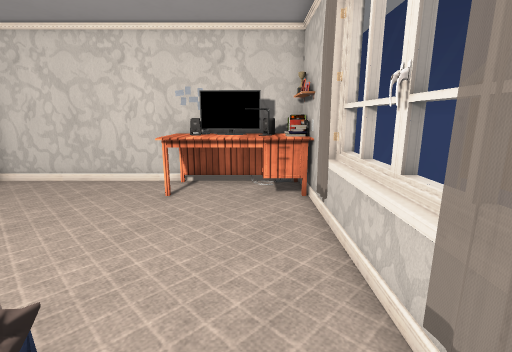
view 1 (above)

12 first-person views from a walk through a Unity game level. The camera is 1.3 m above the floor, tilts 12° down and sees 85° across. The floor is counted in squares, 0.5 m on a side. Each view is taken from the middle of a square. On the plan, view 1 faces up. The plan holds only what a view shows up to about 19 squares ahead; the rest is blank. The place goes on beyond the plan. The player character is not drawn. Door leaves are left out, so doorways stand open. Some surface patterns are stand-ins.

view 2
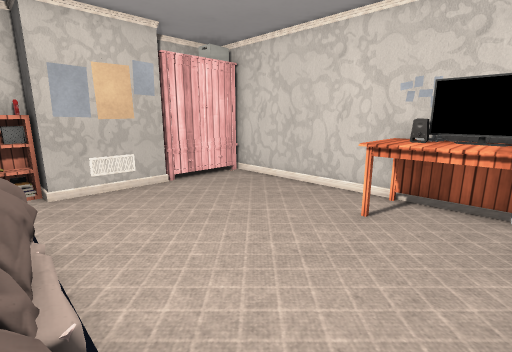

view 3
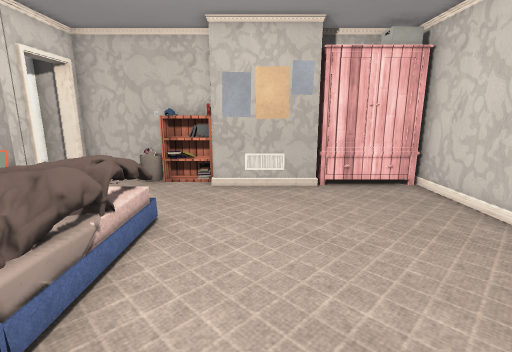

view 4
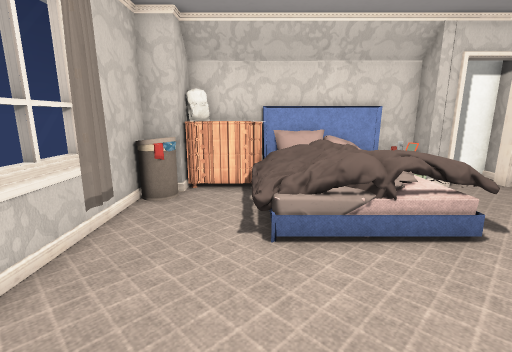

view 5
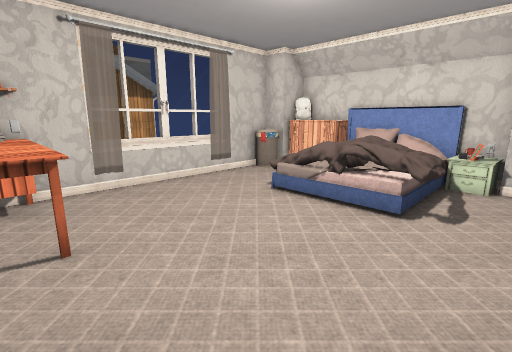

view 6
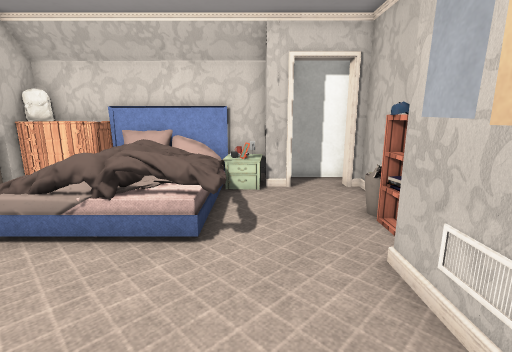

view 7
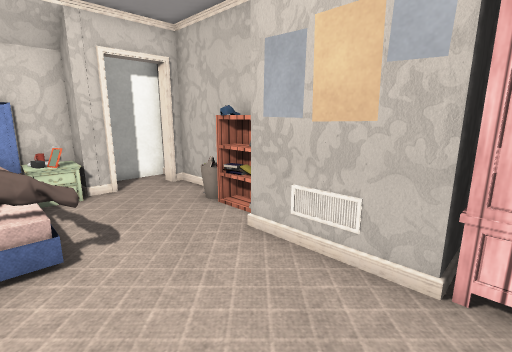

view 8
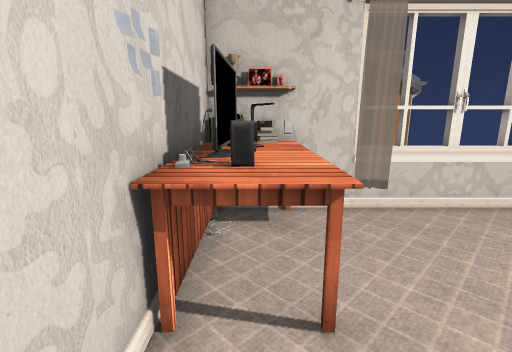

view 9
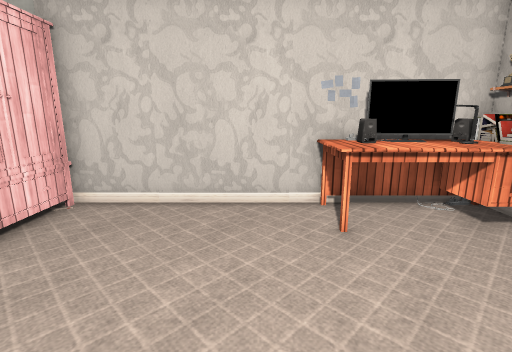

view 10
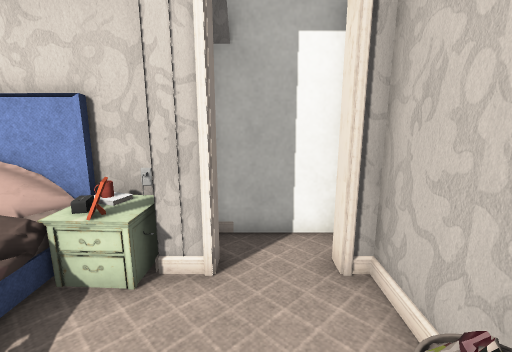

view 11
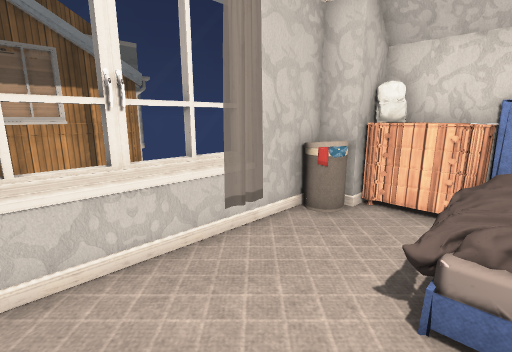

view 12
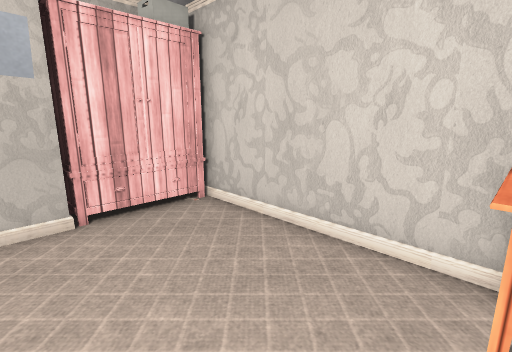

### Floor plan
Key: @ floor where view 1 was taken; # wall or solid block; . floor; D open door; = window, fence, low wall or low ledge; ^ raised ledge; W wardrobe; E desk; T TV; S shelf; B bed; P poster; N vent; K bookshelf; I nightstand; R drawers; M mug; C clock; O other object.
Columns run from 12 left of view 1 to 3 right of it. Each row starts with its distance up from view 1.
 11  WW######EETTE#
 10  WW......EETEES
  9  WW......EEEES#
  8 #WW...........#
  7 #WP...........#=
  6 ##P...........==
  5  #N...........==
  4 ## ...........==
  3 #K............==
  2 ##...####OO...==
  1 ##...=    O...##
  0 #....O    O.@=#
 -1 #....O    O..^^
 -2 #DD#IC    ORR##
 -3 ##.#OMB# #ORR#
 -4 ####

Where each view was taken, in squares from view 1:
view 1: 0 up, 0 right, facing up
view 2: 2 up, 0 right, facing up-left
view 3: 5 up, 0 right, facing left
view 4: 8 up, 2 left, facing down
view 5: 10 up, 9 left, facing down-right
view 6: 8 up, 8 left, facing down
view 7: 8 up, 6 left, facing down-left
view 8: 10 up, 6 left, facing right
view 9: 3 up, 5 left, facing up
view 10: 2 up, 10 left, facing down
view 11: 6 up, 3 left, facing down-right
view 12: 6 up, 3 left, facing up-left
